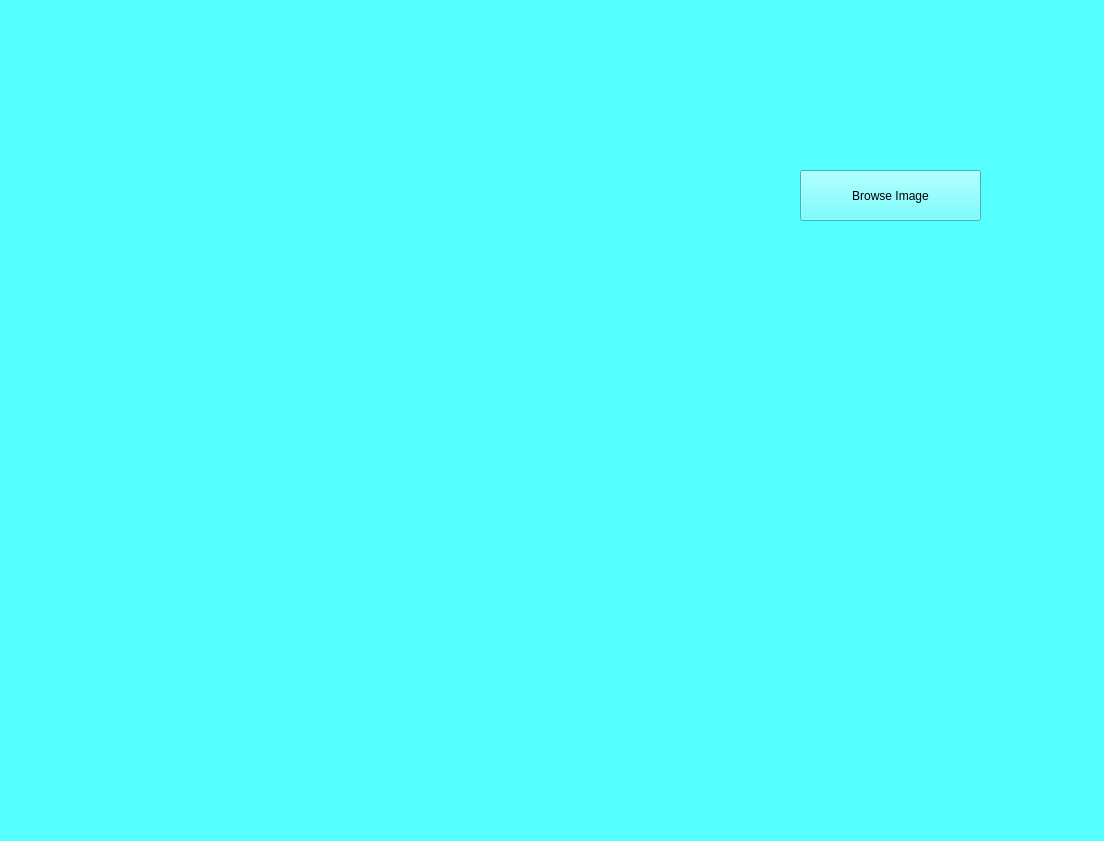
<?xml version="1.0" encoding="UTF-8"?>
<ui version="4.0">
 <class>MainWindow</class>
 <widget class="QMainWindow" name="MainWindow">
  <property name="geometry">
   <rect>
    <x>0</x>
    <y>0</y>
    <width>1104</width>
    <height>841</height>
   </rect>
  </property>
  <property name="windowTitle">
   <string>MainWindow</string>
  </property>
  <property name="styleSheet">
   <string notr="true">background-color:rgb(85, 255, 255)</string>
  </property>
  <widget class="QWidget" name="centralwidget">
   <widget class="QLabel" name="Image">
    <property name="geometry">
     <rect>
      <x>20</x>
      <y>0</y>
      <width>731</width>
      <height>511</height>
     </rect>
    </property>
    <property name="text">
     <string/>
    </property>
    <property name="alignment">
     <set>Qt::AlignCenter</set>
    </property>
   </widget>
   <widget class="QPushButton" name="Browse">
    <property name="geometry">
     <rect>
      <x>800</x>
      <y>170</y>
      <width>181</width>
      <height>51</height>
     </rect>
    </property>
    <property name="styleSheet">
     <string notr="true">font: 14pt &quot;MS Shell Dlg 2&quot;;</string>
    </property>
    <property name="text">
     <string>Browse Image</string>
    </property>
   </widget>
   <widget class="QLabel" name="Info">
    <property name="geometry">
     <rect>
      <x>10</x>
      <y>530</y>
      <width>781</width>
      <height>241</height>
     </rect>
    </property>
    <property name="styleSheet">
     <string notr="true">font: 75 12pt &quot;MS Shell Dlg 2&quot;;</string>
    </property>
    <property name="text">
     <string/>
    </property>
   </widget>
  </widget>
  <widget class="QMenuBar" name="menubar">
   <property name="geometry">
    <rect>
     <x>0</x>
     <y>0</y>
     <width>1104</width>
     <height>26</height>
    </rect>
   </property>
  </widget>
  <widget class="QStatusBar" name="statusbar"/>
 </widget>
 <resources/>
 <connections/>
</ui>
